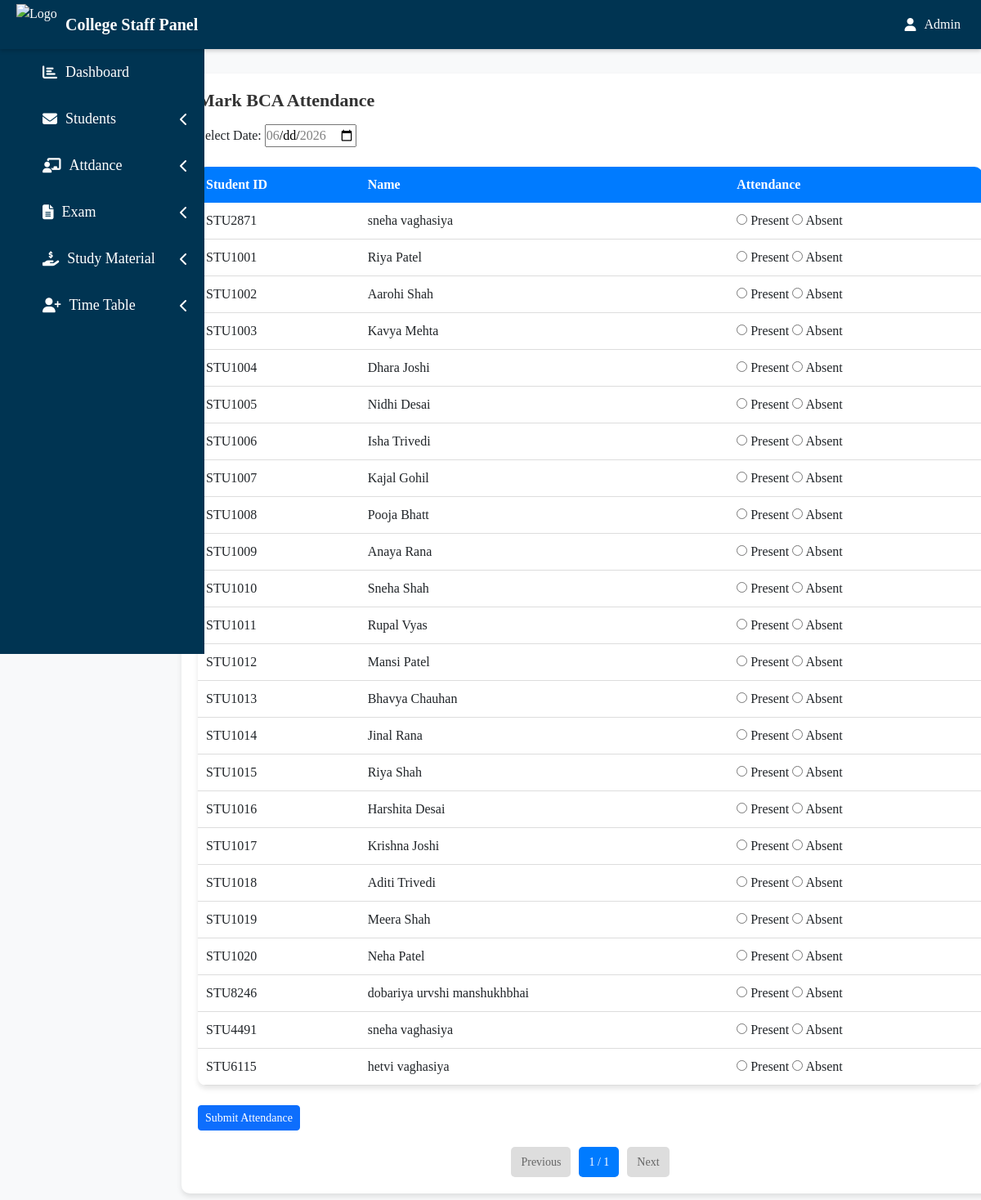
The page /collegestaff/bca_student.php on the database its author committed.
### tables this page shows
CREATE TABLE `cstudents` (
  `id` int(11) NOT NULL,
  `student_id` varchar(10) DEFAULT NULL,
  `name` varchar(100) NOT NULL,
  `email` varchar(100) NOT NULL,
  `phone` varchar(15) NOT NULL,
  `course` varchar(50) NOT NULL,
  `semester` int(11) NOT NULL,
  `dob` date NOT NULL,
  `status` enum('Pending','Approved') DEFAULT 'Pending'
);

### collegestaff/bca_student.php (the view, shortened to what this page needs)
<?php
$limit = 25;
$page = isset($_GET['page']) ? (int)$_GET['page'] : 1;
$page = max(1, $page);
$start = ($page - 1) * $limit;
$result = mysqli_query($conn, "SELECT COUNT(*) AS total FROM cstudents WHERE course='BCA'");
$row = mysqli_fetch_assoc($result);
$totalRecords = $row['total'];
$totalPages = ceil($totalRecords / $limit);
?>
<!DOCTYPE html>
<html lang="en">
<head>
    <link href="https://cdn.jsdelivr.net/npm/bootstrap@5.3.0/dist/css/bootstrap.min.css" rel="stylesheet">
</head>
<body>
<?php include ('include/side.php'); ?>
<div class="container mt-4">
    <div class="container1">
        <fieldset>
            <legend><h1>Mark BCA Attendance</h1></legend>
            <form method="post">
                <label>Select Date:</label>
                <input type="date" name="date" required max="<?= date('Y-m-d') ?>" min="<?= date('Y-m-d') ?>">
                <br><br>
                <table>
                    <tr>
                        <th>Student ID</th>
                        <th>Name</th>
                        <th>Attendance</th>
                    </tr>
                    <?php
                    $students = mysqli_query($conn, "SELECT student_id, name FROM cstudents WHERE course='BCA' LIMIT $start, $limit");
                    while ($row = mysqli_fetch_assoc($students)) {
                        echo "<tr>
                                <td>{$row['student_id']}</td>
                                <td>{$row['name']}</td>
                                <td>
                                    <input type='radio' name='attendance[{$row['student_id']}]' value='Present' required> Present
                                    <input type='radio' name='attendance[{$row['student_id']}]' value='Absent'> Absent
                                </td>
                              </tr>";
                    }
                    ?>
                </table>
                <br>
                <button type="submit" name="submit" class="btn btn-primary btn-sm">Submit Attendance</button>
            </form>
            <div class="pagination">
                <?php if ($page > 1): ?>
                    <a href="?page=<?php echo $page - 1; ?>">Previous</a>
                <?php else: ?>
                    <span class="disabled">Previous</span>
                <?php endif; ?>
                <span><?php echo $page; ?> / <?php echo $totalPages; ?></span>
                <?php if ($page < $totalPages): ?>
                    <a href="?page=<?php echo $page + 1; ?>">Next</a>
                <?php else: ?>
                    <span class="disabled">Next</span>
                <?php endif; ?>
            </div>
        </fieldset>
    </div>
</div>
</body>
</html>

### collegestaff/bca_student.php (style rules this page uses)
body { font-family: 'Poppins', sans-serif; background-color: #f8f9fa; }
.container1 { background: #fff; padding: 20px; border-radius: 10px; box-shadow: 0 4px 6px rgba(0, 0, 0, 0.1); margin-top: 90px; margin-left: 180px; width: 1000px; margin-bottom: 30px; }
h1 { font-size: 22px; font-weight: 600; color: #333; }
table { width: 100%; background: #fff; border-radius: 10px; overflow: hidden; box-shadow: 0 4px 6px rgba(0, 0, 0, 0.1); }
th { background: #007bff; color: white; text-align: left; padding: 10px; }
td { padding: 10px; border-bottom: 1px solid #ddd; }
.pagination { margin-top: 20px; display: flex; justify-content: center; gap: 10px; }
.pagination a, .pagination span { padding: 8px 12px; border-radius: 5px; text-decoration: none; font-size: 14px; background: #007bff; color: white; }
.pagination .disabled { background: #ddd; color: #666; pointer-events: none; }

### collegestaff/include/side.php (style rules this page uses)
* { margin: 0; padding: 0; font-family: times new roman; }

### rows shown on the page
cstudents: student "STU2871", name "sneha vaghasiya"
cstudents: student "STU1001", name "Riya Patel"
cstudents: student "STU1002", name "Aarohi Shah"
cstudents: student "STU1003", name "Kavya Mehta"
cstudents: student "STU1004", name "Dhara Joshi"
cstudents: student "STU1005", name "Nidhi Desai"
cstudents: student "STU1006", name "Isha Trivedi"
cstudents: student "STU1007", name "Kajal Gohil"
cstudents: student "STU1008", name "Pooja Bhatt"
cstudents: student "STU1009", name "Anaya Rana"
cstudents: student "STU1010", name "Sneha Shah"
cstudents: student "STU1011", name "Rupal Vyas"
cstudents: student "STU1012", name "Mansi Patel"
cstudents: student "STU1013", name "Bhavya Chauhan"
cstudents: student "STU1014", name "Jinal Rana"
cstudents: student "STU1015", name "Riya Shah"
cstudents: student "STU1016", name "Harshita Desai"
cstudents: student "STU1017", name "Krishna Joshi"
cstudents: student "STU1018", name "Aditi Trivedi"
cstudents: student "STU1019", name "Meera Shah"
cstudents: student "STU1020", name "Neha Patel"
cstudents: student "STU8246", name "dobariya urvshi manshukhbhai"
cstudents: student "STU4491", name "sneha vaghasiya"
cstudents: student "STU6115", name "hetvi vaghasiya"

### other values the page prints
$page "1"
$totalPages "1"
